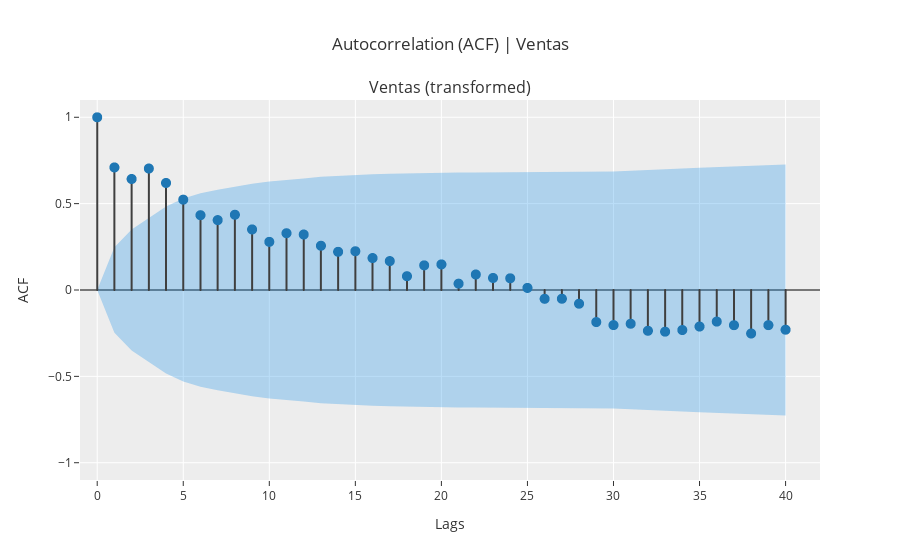

Notebook source saved alongside this figure:
### Code cell
setup_ventas.plot_model(plot= "acf")

### Figure 1 — Plotly figure (JSON) as saved in the notebook; plotly's stock layout.template omitted (floating-point values rounded to 4 significant figures)
{"data": [{"line": {"color": "#3f3f3f"}, "marker": {"size": 10}, "mode": "lines", "name": "ACF", "showlegend": false, "type": "scattergl", "x": [0, 0], "xaxis": "x", "y": [0, 1], "yaxis": "y"}, {"line": {"color": "#3f3f3f"}, "marker": {"size": 10}, "mode": "lines", "name": "ACF", "showlegend": false, "type": "scattergl", "x": [1, 1], "xaxis": "x", "y": [0, 0.7096], "yaxis": "y"}, {"line": {"color": "#3f3f3f"}, "marker": {"size": 10}, "mode": "lines", "name": "ACF", "showlegend": false, "type": "scattergl", "x": [2, 2], "xaxis": "x", "y": [0, 0.6426], "yaxis": "y"}, {"line": {"color": "#3f3f3f"}, "marker": {"size": 10}, "mode": "lines", "name": "ACF", "showlegend": false, "type": "scattergl", "x": [3, 3], "xaxis": "x", "y": [0, 0.7032], "yaxis": "y"}, {"line": {"color": "#3f3f3f"}, "marker": {"size": 10}, "mode": "lines", "name": "ACF", "showlegend": false, "type": "scattergl", "x": [4, 4], "xaxis": "x", "y": [0, 0.6197], "yaxis": "y"}, {"line": {"color": "#3f3f3f"}, "marker": {"size": 10}, "mode": "lines", "name": "ACF", "showlegend": false, "type": "scattergl", "x": [5, 5], "xaxis": "x", "y": [0, 0.5231], "yaxis": "y"}, {"line": {"color": "#3f3f3f"}, "marker": {"size": 10}, "mode": "lines", "name": "ACF", "showlegend": false, "type": "scattergl", "x": [6, 6], "xaxis": "x", "y": [0, 0.433], "yaxis": "y"}, {"line": {"color": "#3f3f3f"}, "marker": {"size": 10}, "mode": "lines", "name": "ACF", "showlegend": false, "type": "scattergl", "x": [7, 7], "xaxis": "x", "y": [0, 0.4045], "yaxis": "y"}, {"line": {"color": "#3f3f3f"}, "marker": {"size": 10}, "mode": "lines", "name": "ACF", "showlegend": false, "type": "scattergl", "x": [8, 8], "xaxis": "x", "y": [0, 0.4356], "yaxis": "y"}, {"line": {"color": "#3f3f3f"}, "marker": {"size": 10}, "mode": "lines", "name": "ACF", "showlegend": false, "type": "scattergl", "x": [9, 9], "xaxis": "x", "y": [0, 0.3506], "yaxis": "y"}, {"line": {"color": "#3f3f3f"}, "marker": {"size": 10}, "mode": "lines", "name": "ACF", "showlegend": false, "type": "scattergl", "x": [10, 10], "xaxis": "x", "y": [0, 0.2787], "yaxis": "y"}, {"line": {"color": "#3f3f3f"}, "marker": {"size": 10}, "mode": "lines", "name": "ACF", "showlegend": false, "type": "scattergl", "x": [11, 11], "xaxis": "x", "y": [0, 0.3288], "yaxis": "y"}, {"line": {"color": "#3f3f3f"}, "marker": {"size": 10}, "mode": "lines", "name": "ACF", "showlegend": false, "type": "scattergl", "x": [12, 12], "xaxis": "x", "y": [0, 0.3211], "yaxis": "y"}, {"line": {"color": "#3f3f3f"}, "marker": {"size": 10}, "mode": "lines", "name": "ACF", "showlegend": false, "type": "scattergl", "x": [13, 13], "xaxis": "x", "y": [0, 0.2561], "yaxis": "y"}, {"line": {"color": "#3f3f3f"}, "marker": {"size": 10}, "mode": "lines", "name": "ACF", "showlegend": false, "type": "scattergl", "x": [14, 14], "xaxis": "x", "y": [0, 0.221], "yaxis": "y"}, {"line": {"color": "#3f3f3f"}, "marker": {"size": 10}, "mode": "lines", "name": "ACF", "showlegend": false, "type": "scattergl", "x": [15, 15], "xaxis": "x", "y": [0, 0.2244], "yaxis": "y"}, {"line": {"color": "#3f3f3f"}, "marker": {"size": 10}, "mode": "lines", "name": "ACF", "showlegend": false, "type": "scattergl", "x": [16, 16], "xaxis": "x", "y": [0, 0.185], "yaxis": "y"}, {"line": {"color": "#3f3f3f"}, "marker": {"size": 10}, "mode": "lines", "name": "ACF", "showlegend": false, "type": "scattergl", "x": [17, 17], "xaxis": "x", "y": [0, 0.1674], "yaxis": "y"}, {"line": {"color": "#3f3f3f"}, "marker": {"size": 10}, "mode": "lines", "name": "ACF", "showlegend": false, "type": "scattergl", "x": [18, 18], "xaxis": "x", "y": [0, 0.08005], "yaxis": "y"}, {"line": {"color": "#3f3f3f"}, "marker": {"size": 10}, "mode": "lines", "name": "ACF", "showlegend": false, "type": "scattergl", "x": [19, 19], "xaxis": "x", "y": [0, 0.1427], "yaxis": "y"}, {"line": {"color": "#3f3f3f"}, "marker": {"size": 10}, "mode": "lines", "name": "ACF", "showlegend": false, "type": "scattergl", "x": [20, 20], "xaxis": "x", "y": [0, 0.1481], "yaxis": "y"}, {"line": {"color": "#3f3f3f"}, "marker": {"size": 10}, "mode": "lines", "name": "ACF", "showlegend": false, "type": "scattergl", "x": [21, 21], "xaxis": "x", "y": [0, 0.03666], "yaxis": "y"}, {"line": {"color": "#3f3f3f"}, "marker": {"size": 10}, "mode": "lines", "name": "ACF", "showlegend": false, "type": "scattergl", "x": [22, 22], "xaxis": "x", "y": [0, 0.08976], "yaxis": "y"}, {"line": {"color": "#3f3f3f"}, "marker": {"size": 10}, "mode": "lines", "name": "ACF", "showlegend": false, "type": "scattergl", "x": [23, 23], "xaxis": "x", "y": [0, 0.06963], "yaxis": "y"}, {"line": {"color": "#3f3f3f"}, "marker": {"size": 10}, "mode": "lines", "name": "ACF", "showlegend": false, "type": "scattergl", "x": [24, 24], "xaxis": "x", "y": [0, 0.06778], "yaxis": "y"}, {"line": {"color": "#3f3f3f"}, "marker": {"size": 10}, "mode": "lines", "name": "ACF", "showlegend": false, "type": "scattergl", "x": [25, 25], "xaxis": "x", "y": [0, 0.01214], "yaxis": "y"}, {"line": {"color": "#3f3f3f"}, "marker": {"size": 10}, "mode": "lines", "name": "ACF", "showlegend": false, "type": "scattergl", "x": [26, 26], "xaxis": "x", "y": [0, -0.051], "yaxis": "y"}, {"line": {"color": "#3f3f3f"}, "marker": {"size": 10}, "mode": "lines", "name": "ACF", "showlegend": false, "type": "scattergl", "x": [27, 27], "xaxis": "x", "y": [0, -0.05064], "yaxis": "y"}, {"line": {"color": "#3f3f3f"}, "marker": {"size": 10}, "mode": "lines", "name": "ACF", "showlegend": false, "type": "scattergl", "x": [28, 28], "xaxis": "x", "y": [0, -0.07934], "yaxis": "y"}, {"line": {"color": "#3f3f3f"}, "marker": {"size": 10}, "mode": "lines", "name": "ACF", "showlegend": false, "type": "scattergl", "x": [29, 29], "xaxis": "x", "y": [0, -0.1857], "yaxis": "y"}, {"line": {"color": "#3f3f3f"}, "marker": {"size": 10}, "mode": "lines", "name": "ACF", "showlegend": false, "type": "scattergl", "x": [30, 30], "xaxis": "x", "y": [0, -0.2033], "yaxis": "y"}, {"line": {"color": "#3f3f3f"}, "marker": {"size": 10}, "mode": "lines", "name": "ACF", "showlegend": false, "type": "scattergl", "x": [31, 31], "xaxis": "x", "y": [0, -0.1954], "yaxis": "y"}, {"line": {"color": "#3f3f3f"}, "marker": {"size": 10}, "mode": "lines", "name": "ACF", "showlegend": false, "type": "scattergl", "x": [32, 32], "xaxis": "x", "y": [0, -0.2361], "yaxis": "y"}, {"line": {"color": "#3f3f3f"}, "marker": {"size": 10}, "mode": "lines", "name": "ACF", "showlegend": false, "type": "scattergl", "x": [33, 33], "xaxis": "x", "y": [0, -0.2414], "yaxis": "y"}, {"line": {"color": "#3f3f3f"}, "marker": {"size": 10}, "mode": "lines", "name": "ACF", "showlegend": false, "type": "scattergl", "x": [34, 34], "xaxis": "x", "y": [0, -0.2318], "yaxis": "y"}, {"line": {"color": "#3f3f3f"}, "marker": {"size": 10}, "mode": "lines", "name": "ACF", "showlegend": false, "type": "scattergl", "x": [35, 35], "xaxis": "x", "y": [0, -0.2115], "yaxis": "y"}, {"line": {"color": "#3f3f3f"}, "marker": {"size": 10}, "mode": "lines", "name": "ACF", "showlegend": false, "type": "scattergl", "x": [36, 36], "xaxis": "x", "y": [0, -0.183], "yaxis": "y"}, {"line": {"color": "#3f3f3f"}, "marker": {"size": 10}, "mode": "lines", "name": "ACF", "showlegend": false, "type": "scattergl", "x": [37, 37], "xaxis": "x", "y": [0, -0.2037], "yaxis": "y"}, {"line": {"color": "#3f3f3f"}, "marker": {"size": 10}, "mode": "lines", "name": "ACF", "showlegend": false, "type": "scattergl", "x": [38, 38], "xaxis": "x", "y": [0, -0.2518], "yaxis": "y"}, {"line": {"color": "#3f3f3f"}, "marker": {"size": 10}, "mode": "lines", "name": "ACF", "showlegend": false, "type": "scattergl", "x": [39, 39], "xaxis": "x", "y": [0, -0.2035], "yaxis": "y"}, {"line": {"color": "#3f3f3f"}, "marker": {"size": 10}, "mode": "lines", "name": "ACF", "showlegend": false, "type": "scattergl", "x": [40, 40], "xaxis": "x", "y": [0, -0.2299], "yaxis": "y"}, {"marker": {"color": "#1f77b4", "size": 10}, "mode": "markers", "name": "ACF", "showlegend": false, "type": "scattergl", "x": [0, 1, 2, 3, 4, 5, 6, 7, 8, 9, 10, 11, 12, 13, 14, 15, 16, 17, 18, 19, 20, 21, 22, 23, 24, 25, 26, 27, 28, 29, 30, 31, 32, 33, 34, 35, 36, 37, 38, 39, 40], "xaxis": "x", "y": [1, 0.7096, 0.6426, 0.7032, 0.6197, 0.5231, 0.433, 0.4045, 0.4356, 0.3506, 0.2787, 0.3288, 0.3211, 0.2561, 0.221, 0.2244, 0.185, 0.1674, 0.08005, 0.1427, 0.1481, 0.03666, 0.08976, 0.06963, 0.06778, 0.01214, -0.051, -0.05064, -0.07934, -0.1857, -0.2033, -0.1954, -0.2361, -0.2414, -0.2318, -0.2115, -0.183, -0.2037, -0.2518, -0.2035, -0.2299], "yaxis": "y"}, {"line": {"color": "rgba(255,255,255,0)"}, "marker": {"size": 10}, "mode": "lines", "name": "UC", "showlegend": false, "type": "scatter", "x": [0, 1, 2, 3, 4, 5, 6, 7, 8, 9, 10, 11, 12, 13, 14, 15, 16, 17, 18, 19, 20, 21, 22, 23, 24, 25, 26, 27, 28, 29, 30, 31, 32, 33, 34, 35, 36, 37, 38, 39, 40], "xaxis": "x", "y": [0, 0.2469, 0.3498, 0.4156, 0.4827, 0.529, 0.5597, 0.5798, 0.5967, 0.6158, 0.6278, 0.6353, 0.6456, 0.6553, 0.6614, 0.6659, 0.6705, 0.6736, 0.6761, 0.6767, 0.6785, 0.6805, 0.6806, 0.6813, 0.6818, 0.6822, 0.6822, 0.6824, 0.6826, 0.6832, 0.6863, 0.6899, 0.6933, 0.6982, 0.7033, 0.7079, 0.7117, 0.7146, 0.7181, 0.7235, 0.727], "yaxis": "y"}, {"fill": "tonexty", "fillcolor": "rgba(32, 146, 230,0.3)", "line": {"color": "rgba(255,255,255,0)"}, "marker": {"size": 10}, "mode": "lines", "name": "LC", "showlegend": false, "type": "scatter", "x": [0, 1, 2, 3, 4, 5, 6, 7, 8, 9, 10, 11, 12, 13, 14, 15, 16, 17, 18, 19, 20, 21, 22, 23, 24, 25, 26, 27, 28, 29, 30, 31, 32, 33, 34, 35, 36, 37, 38, 39, 40], "xaxis": "x", "y": [0, -0.2469, -0.3498, -0.4156, -0.4827, -0.529, -0.5597, -0.5798, -0.5967, -0.6158, -0.6278, -0.6353, -0.6456, -0.6553, -0.6614, -0.6659, -0.6705, -0.6736, -0.6761, -0.6767, -0.6785, -0.6805, -0.6806, -0.6813, -0.6818, -0.6822, -0.6822, -0.6824, -0.6826, -0.6832, -0.6863, -0.6899, -0.6933, -0.6982, -0.7033, -0.7079, -0.7117, -0.7146, -0.7181, -0.7235, -0.727], "yaxis": "y"}], "layout": {"annotations": [{"font": {"size": 16}, "showarrow": false, "text": "Ventas (transformed)", "x": 0.5, "xanchor": "center", "xref": "paper", "y": 1, "yanchor": "bottom", "yref": "paper"}], "showlegend": false, "title": {"text": "Autocorrelation (ACF) | Ventas"}, "xaxis": {"anchor": "y", "domain": [0, 1], "range": [-1, 42], "title": {"text": "Lags"}}, "yaxis": {"anchor": "x", "domain": [0, 1], "range": [-1.1, 1.1], "title": {"text": "ACF"}, "zerolinecolor": "#000000"}}}
